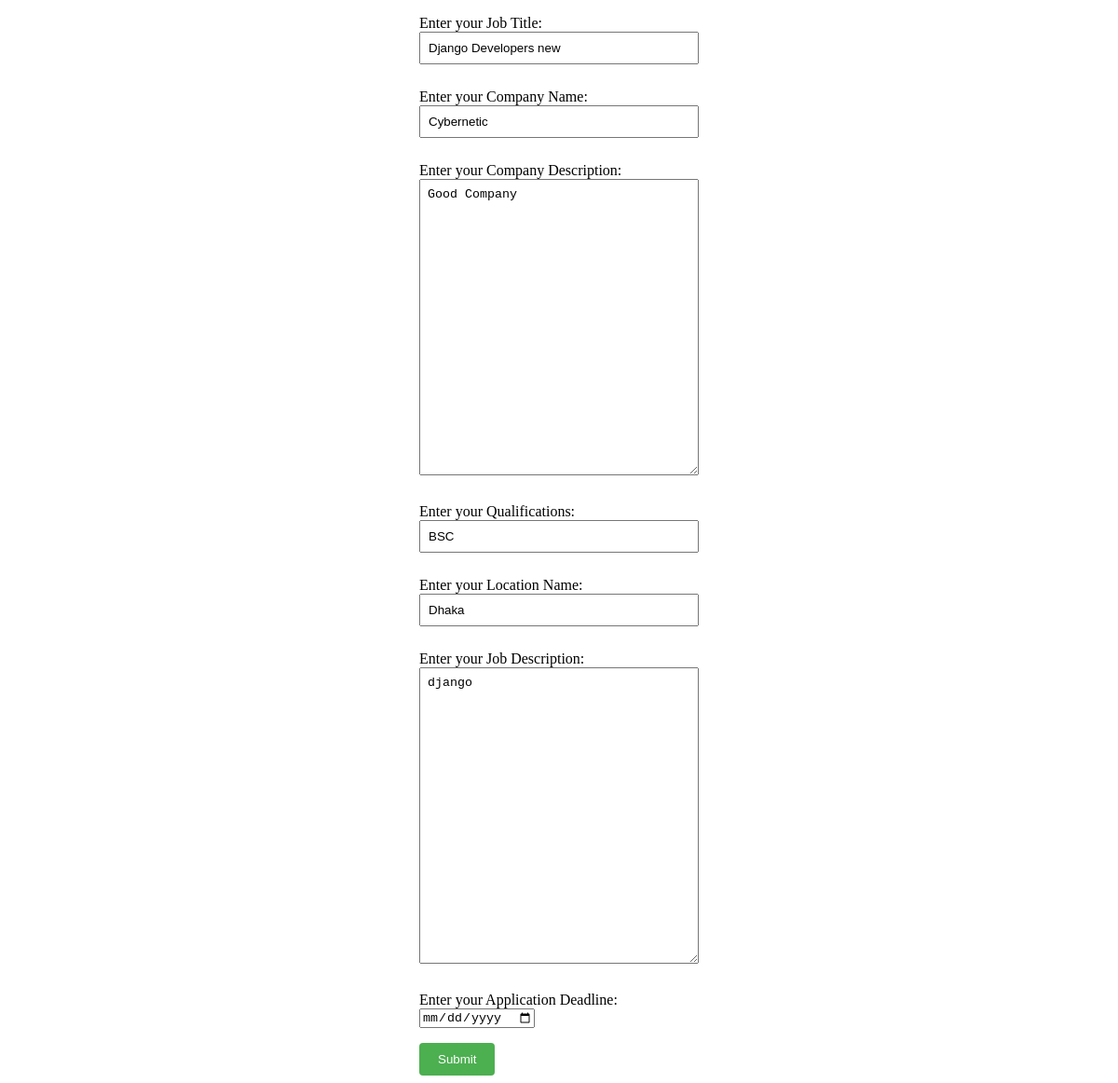
Page /editjob/1 on the committed database.
### myapp/models.py (models this page shows, shortened)
class AddJobTable(models.Model):
    myJob_Title=models.CharField(max_length=100)
    Company_Name=models.CharField(max_length=100)
    Company_Description=models.CharField(max_length=100)
    Qualifications=models.CharField(max_length=100)
    Location_Name=models.CharField(max_length=100)
    Job_Description=models.CharField(max_length=100)
    Application_Deadline=models.DateTimeField(max_length=100)

### myproject/views.py (the view)
# urls.py: path('editjob/<str:myid>', editjob, name='editjob'),
def editjob(request,myid):
    job=AddJobTable.objects.get(id=myid)
    form=adjobform(instance=job)
    if request.method=='POST':
        form=adjobform(request.POST, instance=job )
        form.save()
        return redirect('viewJob')
    return render(request, 'editjob.html', {'form':form})

### myapp/forms.py
class adjobform(forms.ModelForm):
    class Meta:
        model=AddJobTable
        fields= ['myJob_Title','Company_Name', 'Company_Description', 'Qualifications', 'Location_Name', 'Job_Description', 'Application_Deadline']
        labels={
            'myJob_Title':'Enter your Job Title',
            'Company_Name':'Enter your Company Name',
            'Company_Description' : 'Enter your Company Description',
            'Qualifications':'Enter your Qualifications',
            'Location_Name':'Enter your Location Name',
            'Job_Description':'Enter your Job Description',
            'Application_Deadline':'Enter your Application Deadline',
        }
        widgets= {
            'Application_Deadline':forms.DateTimeInput(
                attrs={'type': 'date', 'placeholder': 'yyyy-mm-dd (DOB)'}
            ),
            'Company_Description': forms.Textarea(attrs={'cols': 80, 'rows': 20}),
            'Job_Description': forms.Textarea(attrs={'cols': 80, 'rows': 20}),
        }

### templates/editjob.html (shortened to what this page needs)
<!DOCTYPE html>
<html lang="en">
<head>
</head>
<body>
<form action="" method="post">
    {{form.as_p}}
    <input type="submit" value="Submit">
</form>
</body>
</html>
</body>
</html>

### templates/editjob.html (style rules this page uses)
form { width: 300px; margin: 0 auto; }
input[type="text"], input[type="email"], textarea, select { width: 100%; padding: 8px; margin-bottom: 10px; box-sizing: border-box; }
input[type="submit"] { background-color: #4CAF50; color: white; padding: 10px 20px; border: none; border-radius: 4px; cursor: pointer; }

### rows in the picture
AddJobTable: myJob_Title "Django Developers new", Company_Name "Cybernetic", Company_Description "Good Company", Qualifications "BSC", Location_Name "Dhaka", Job_Description "django"
